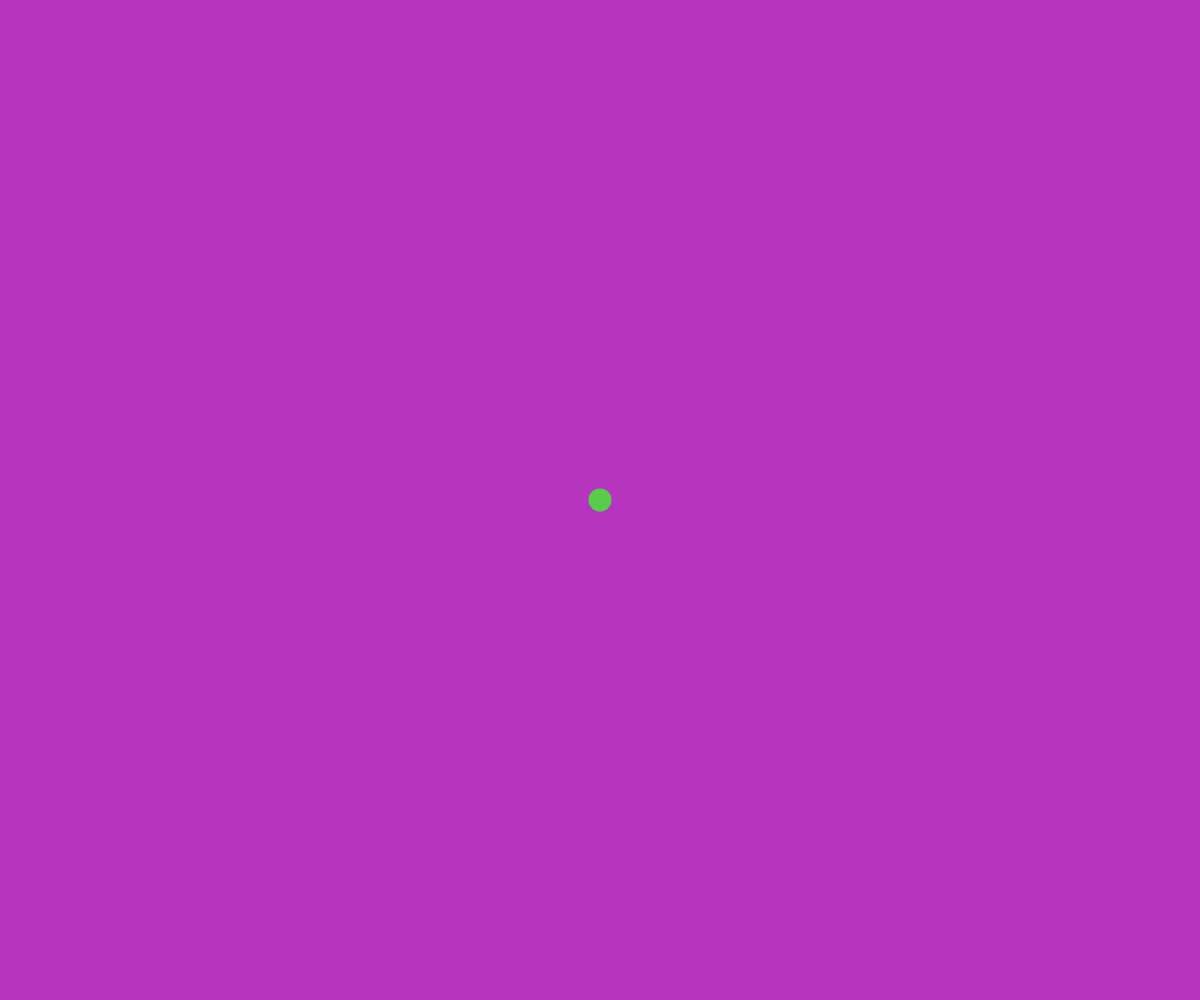
Frame 1 (no input)
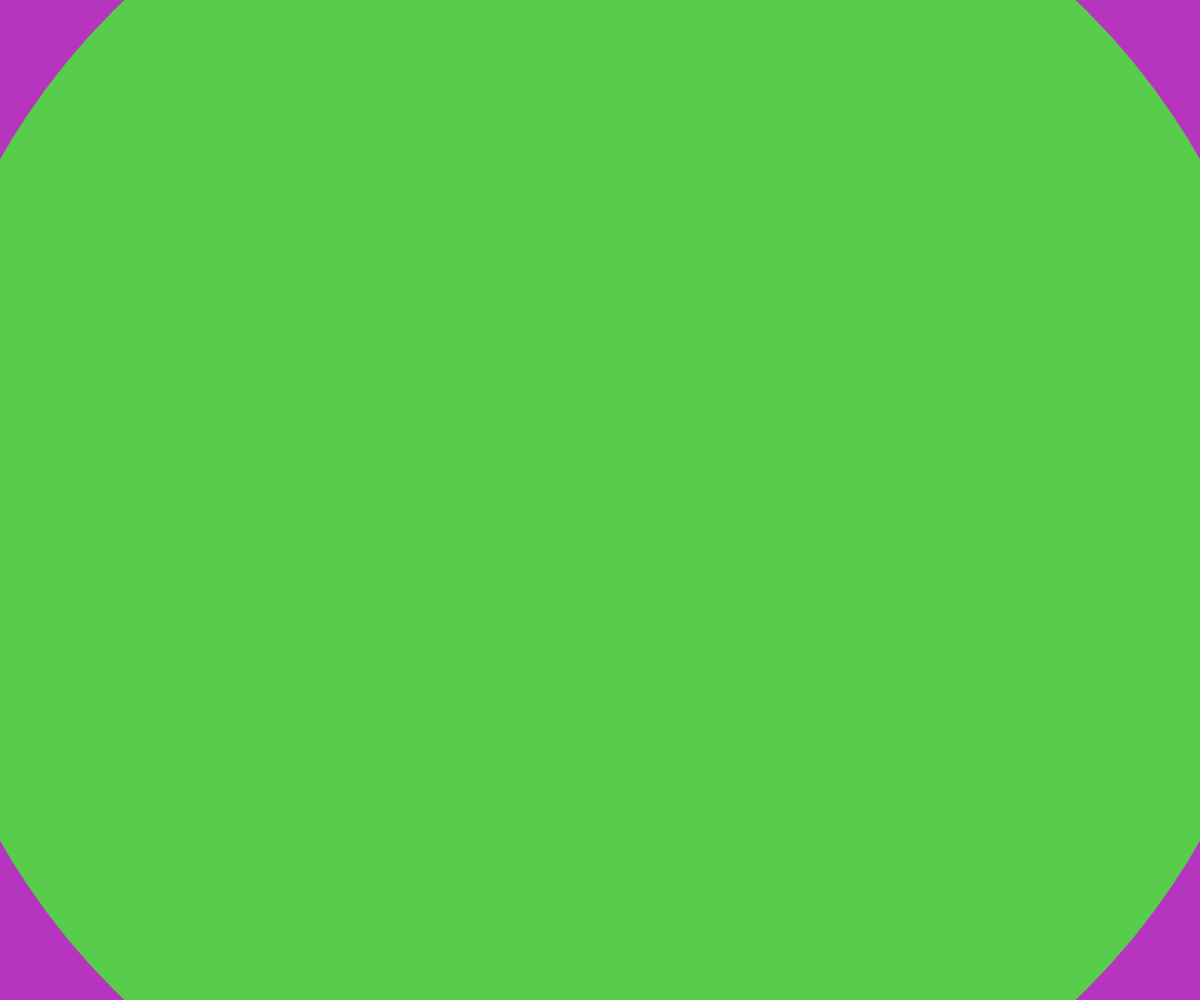
Frame 60 (no input)
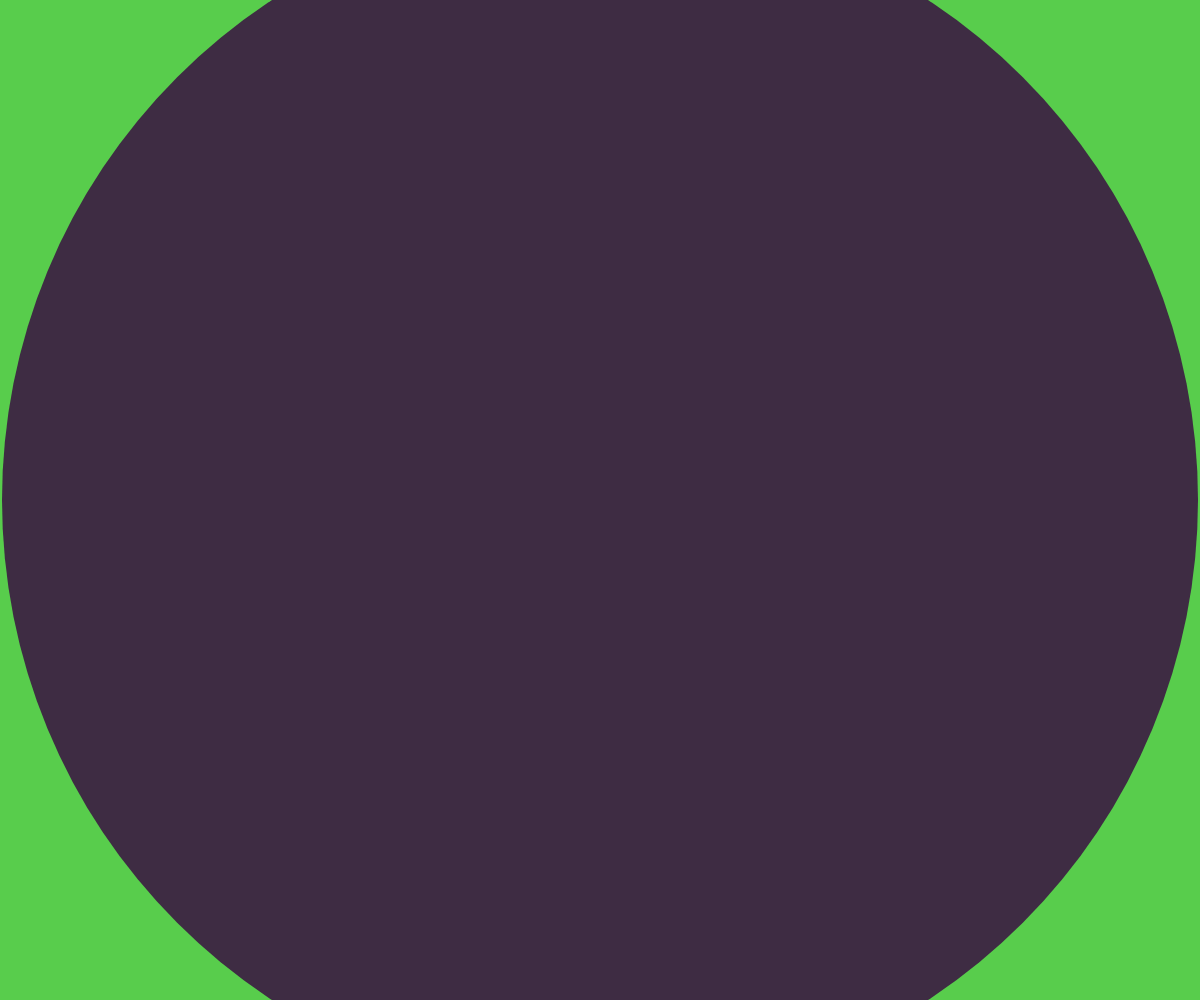
Frame 120 (the mouse pressed at the canvas centre since frame 60)

The p5.js sketch that drew these frames (run headless with seeded random() and noise() and a simulated clock; from frame 60 on, the mouse is pressed at the canvas centre):

// p5.js sketch
// ── sketch.js
let d,bgColor,circleColor;
function setup() {
	createCanvas(windowWidth, windowHeight);
	// put setup code here
	noStroke();
	circleColor=color(random(255),random(255),random(255))


	reset()
}
function reset(){
	
	d=0;//直径の初期化
	bgColor=circleColor
	circleColor=color(random(255),random(255),random(255))
}

function draw() {
	// put drawing code here
	d+=23;
	if(d/2>dist(0,0,width/2,height/2)){
		reset()
	}
	clear()
	background(bgColor)
	fill(circleColor)
	circle(width/2,height/2,d)
}
function mouseClicked(){
	reset()
}
